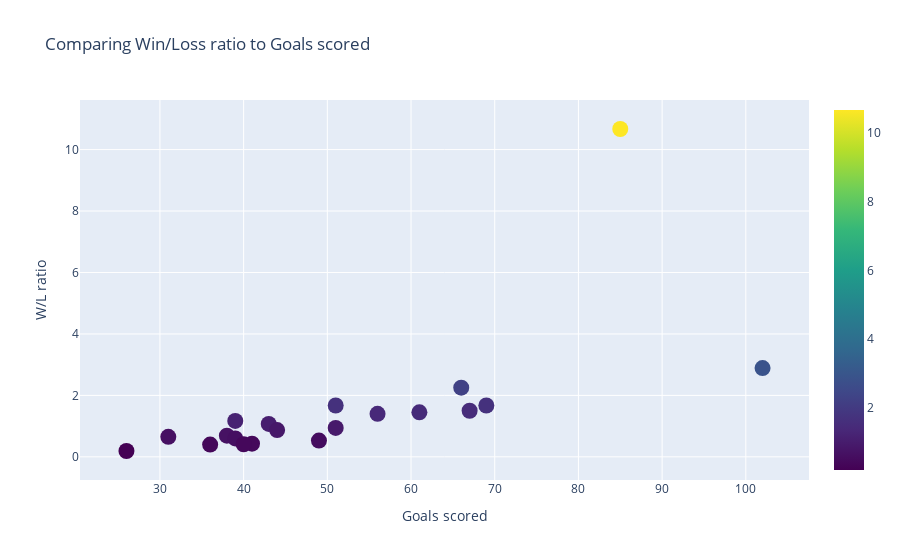

Notebook code cell kept with this figure:
### Code cell
trace2 = go.Scatter(
                    x=df['F'],
                    y=df['W/L'],
                    mode='markers',
                    marker=dict(size=16,
                                color=np.random.randn(500), 
                                colorscale='Viridis', 
                                showscale=True
                                ),
                    marker_color=df['W/L'],
                    text=df['Team_Name']
                    )

data = [trace2]
layout = dict(
    title="Comparing Win/Loss ratio to Goals scored",
    xaxis=dict(title="Goals scored", ticklen=5, zeroline=False),
    yaxis=dict(title="W/L ratio", ticklen=5, zeroline=False),
)
fig = dict(data=data, layout=layout)
iplot(fig)

### Figure 1 — Plotly figure (JSON) as saved in the notebook; plotly's stock layout.template omitted (floating-point values rounded to 4 significant figures)
{"data": [{"marker": {"color": [10.67, 2.89, 2.25, 1.67, 1.5, 1.45, 1.67, 1.4, 1.17, 1.07, 0.94, 0.87, 0.69, 0.65, 0.6, 0.53, 0.43, 0.41, 0.4, 0.19], "colorscale": [[0, "#440154"], [0.1111, "#482878"], [0.2222, "#3e4989"], [0.3333, "#31688e"], [0.4444, "#26828e"], [0.5556, "#1f9e89"], [0.6667, "#35b779"], [0.7778, "#6ece58"], [0.8889, "#b5de2b"], [1, "#fde725"]], "showscale": true, "size": 16}, "mode": "markers", "text": ["Liverpool", "Manchester City", "Manchester United", "Chelsea", "Leicester City", "Tottenham Hotspur", "Wolverhampton Wanderers", "Arsenal", "Sheffield United", "Burnley", "Southampton", "Everton", "Newcastle United", "Crystal Palace", "Brighton and Hove Albion", "West Ham United", "Aston Villa", "Bournemouth", "Watford", "Norwich City"], "type": "scatter", "x": [85, 102, 66, 69, 67, 61, 51, 56, 39, 43, 51, 44, 38, 31, 39, 49, 41, 40, 36, 26], "y": [10.67, 2.89, 2.25, 1.67, 1.5, 1.45, 1.67, 1.4, 1.17, 1.07, 0.94, 0.87, 0.69, 0.65, 0.6, 0.53, 0.43, 0.41, 0.4, 0.19]}], "layout": {"autosize": true, "title": {"text": "Comparing Win/Loss ratio to Goals scored"}, "xaxis": {"autorange": true, "range": [20.95, 107.0], "ticklen": 5, "title": {"text": "Goals scored"}, "type": "linear", "zeroline": false}, "yaxis": {"autorange": true, "range": [-0.9144, 11.77], "ticklen": 5, "title": {"text": "W/L ratio"}, "type": "linear", "zeroline": false}}}
